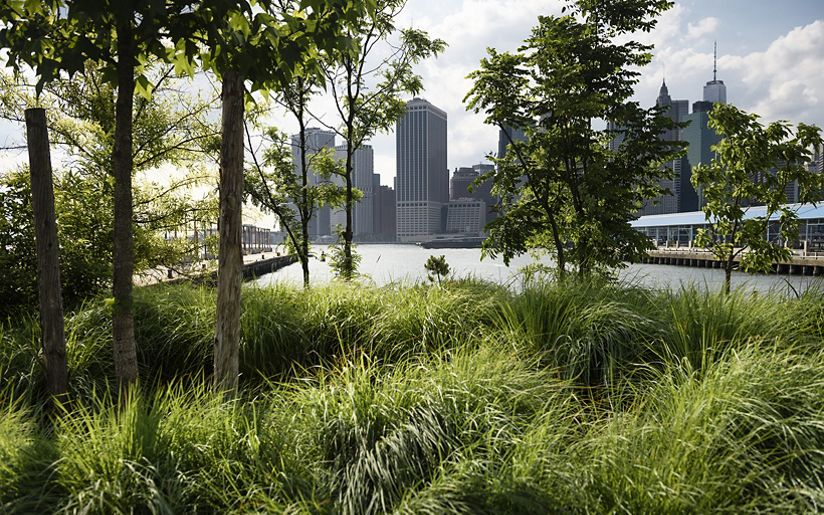
#> input picture Lab 6/foto.jpg, 824 x 515 px
$ python Lab6.py
#> lines starting #> are read from the running program, lines starting #| are printed output that depends on the picture
import cv2 as cv

imgpath1 = "foto.jpg"
imgpath2 = "lab4\\imagen1.jpg"
imgpath3 = "lab4\\bordes1.jpg"
resultado1 = "lab4\\resultado1.jpg"

############################################
def lab4():
    img = cv.imread(imgpath1)
#> img is the input picture: shape (515, 824, 3); mean B, G, R 75.4, 105.5, 100.6

    blurredImg = cv.GaussianBlur(img, (5, 5), 0)
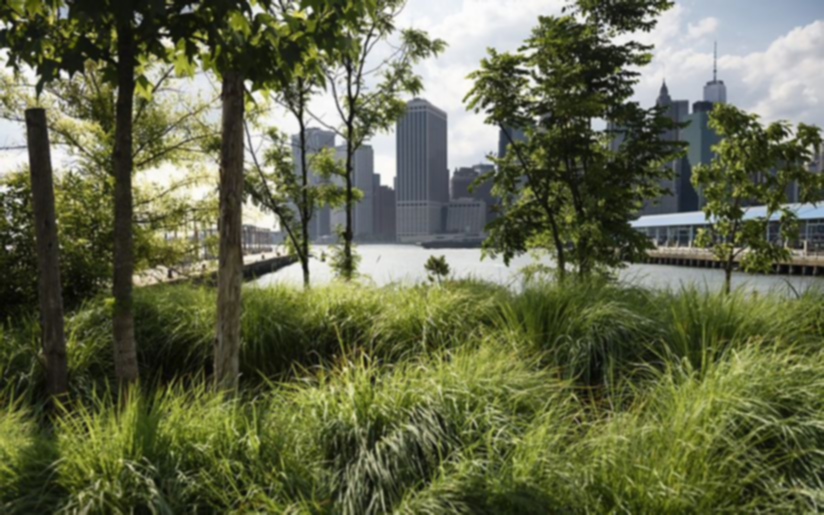
#> blurredImg: shape (515, 824, 3); mean B, G, R 75.4, 105.5, 100.6
    cv.imwrite(imgpath2, blurredImg)

    ############################################

    img = cv.imread(imgpath2)

    ddepth = cv.CV_16S
    kernel_size = 3
    imgLapclacianned = cv.Laplacian(img, ddepth = ddepth, ksize = kernel_size)
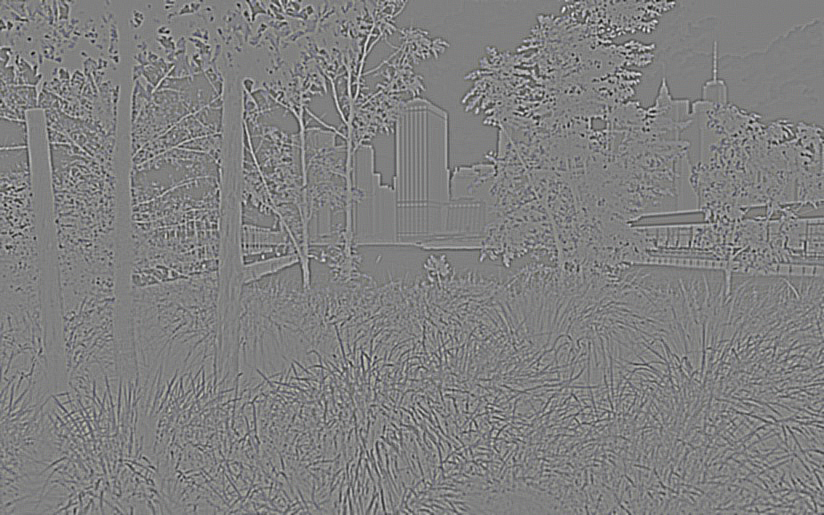
#> imgLapclacianned: shape (515, 824, 3) int16; mean B, G, R 0, 0, 0; drawn with min black and max white

    cv.imwrite(imgpath3, imgLapclacianned)
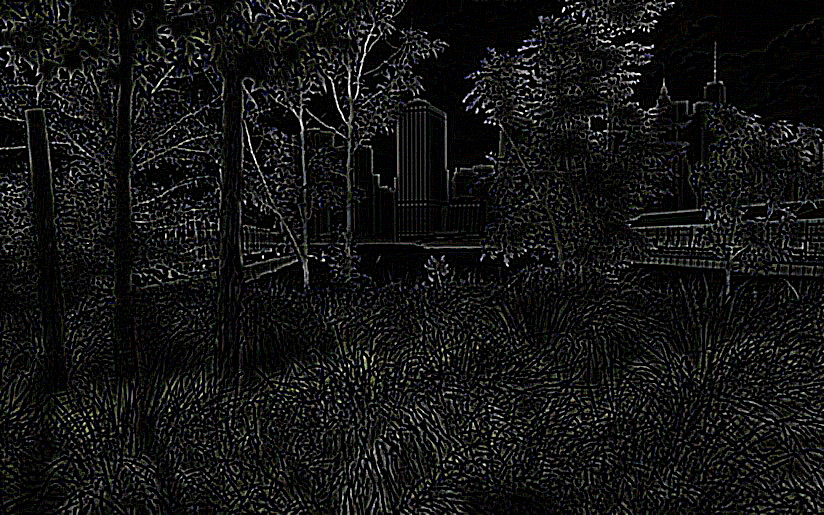
#> saved as bordes1.jpg: shape (515, 824, 3); mean B, G, R 19.9, 20, 20

    ############################################

    blurLaplacianImg = blurredImg - imgLapclacianned
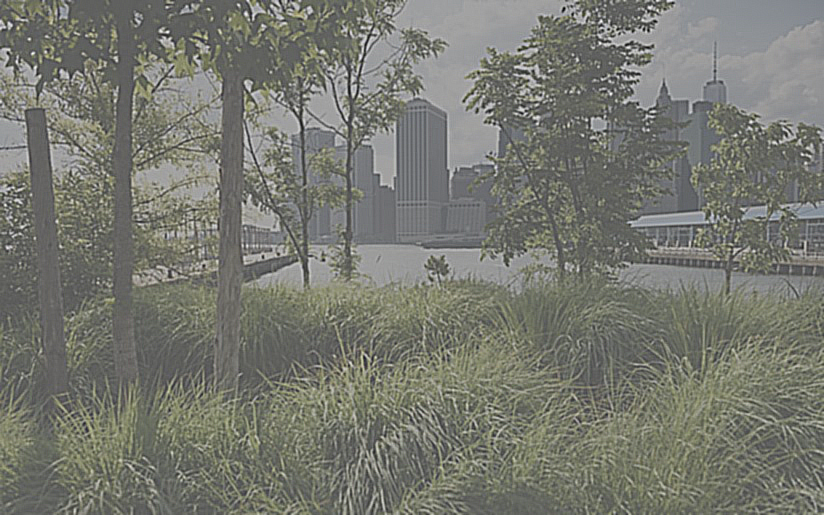
#> blurLaplacianImg: shape (515, 824, 3) int16; mean B, G, R 75.4, 105.6, 100.6; drawn with min black and max white

    cv.imwrite(resultado1, blurLaplacianImg)
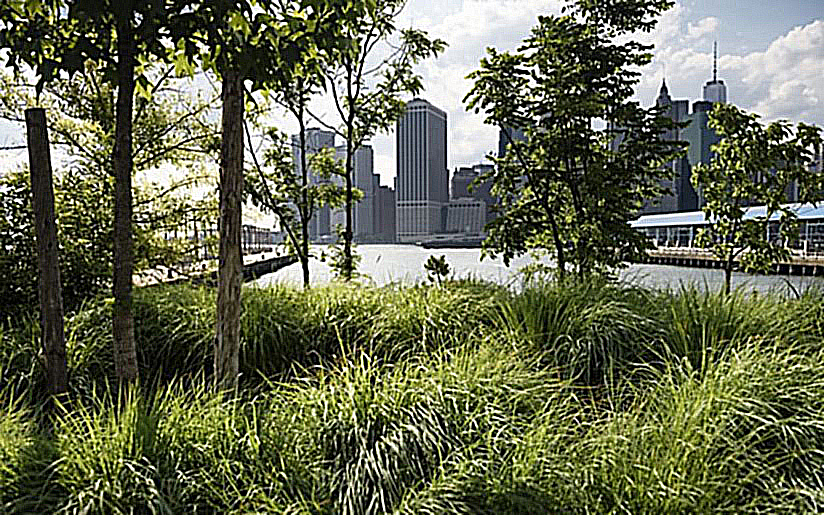
#> saved as resultado1.jpg: shape (515, 824, 3); mean B, G, R 80.9, 106.1, 101.7


############################################
#Segundo método

from PIL import ImageEnhance,Image


def PillowSharpen():
    img = Image.open(imgpath1)
#> img: PIL image 824x515 RGB

    enhancer = ImageEnhance.Sharpness(img)

    #img.show()

    #enhancer.enhance(1.75).show()

    for i in range(8):
        factor = i / 4.0

        enhancedImg = enhancer.enhance(factor)
        enhancedImg.save("PillowSharpness\\Sharpness "+str(factor)+".png")

############################################
#Tercer método
import numpy as np

def filtroSharpen():
    img1 = cv.imread(imgpath1, 1)

    # Creating our sharpening filter
    filter = np.array([[-1, -1, -1],
                    [-1,  9, -1],
                    [-1, -1, -1]])

    # Applying cv2.filter2D function on our image
    sharpen_img_1 = cv.filter2D(img1, -1, filter)
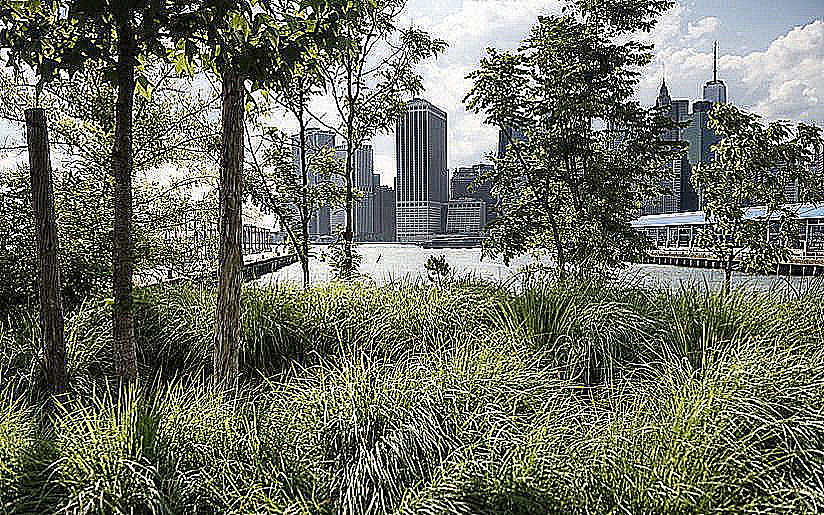
#> sharpen_img_1: shape (515, 824, 3); mean B, G, R 96.9, 111.9, 109.2

    cv.imwrite("FiltroSharpen\\resultado3.jpg", sharpen_img_1)

lab4()
PillowSharpen()
filtroSharpen()
